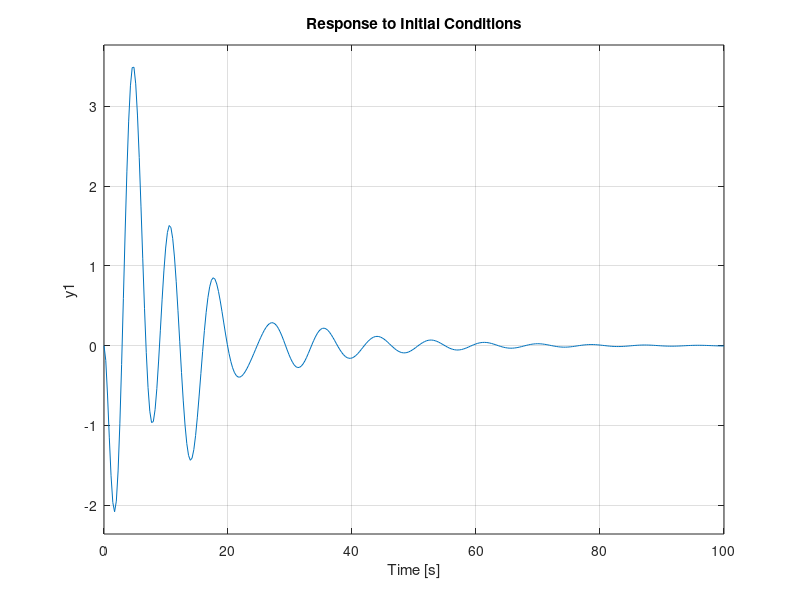
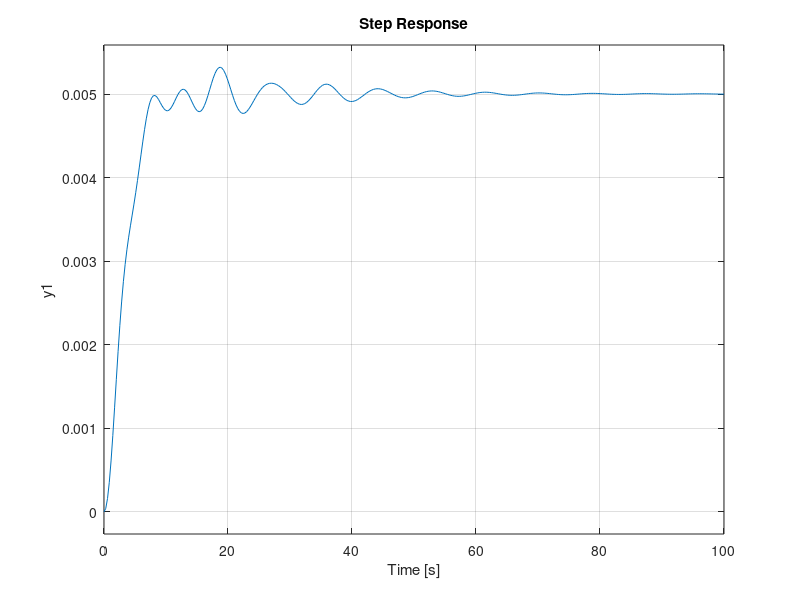

Source code (MATLAB) for these figures, in order:
A = [0 1 0 0 0 0; 
     0 0 -1 0 -1 0; 
     0 0 0 1 0 0; 
     0 0 -11/20 0 -1/20 0; 
     0 0 0 0 0 1; 
     0 0 -1/10 0 -11/10 0];
 
B = [0; 1/1000; 0; 1/20000; 0; 1/10000];

C = [1 0 0 0 0 0]; %for output vector x
D = zeros(1,1);

Q = [1000 0 0 0 0 0;
     0 10 0 0 0 0;
     0 0 10000 0 0 0;
     0 0 0 100000 0 0;
     0 0 0 0 10000 0;
     0 0 0 0 0 100000];
R = 0.01*ones(1,1);
[K,P,e] = lqr(A,B,Q,R);
X0 = [0; 0; 0; 0; 3.142/2; 0; 0; 0; 0; 0; 0; 0];
vd=0.1*eye(6); %process noise
vn=1; %measurement noise

L=lqr(A',C',vd,vn)' 
sys = ss([(A-B*K) B*K; zeros(size(A)) (A-L*C)], [B;B],[C zeros(size(C))], D);
figure
initial(sys,X0)
figure
step(sys)
